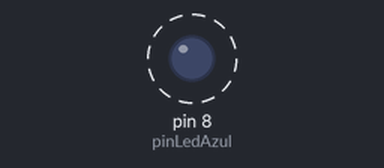
Bench run of a sketch on a simulated Arduino Uno, built with avr-gcc and run on an emulated ATmega328P. Shown: output pins drawn as LEDs (lit = HIGH). Dashed ring = blinking.

Above: at 0.4 s.
Timing chart, 0 to 3.0 s (numbered marks = the images above):
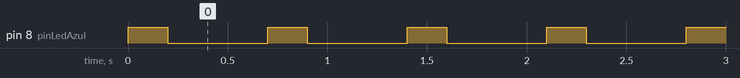

The sketch:

aula_24_hello_world1.ino
```cpp
/*
Autor: Bianca Castro
Nome do programa: pisca-pisca
Data: 19/02/25
Descrição: Meu primeiro programa em c
*/

#define pinLedAzul 8
#define tempoLigado 200
#define tempoDesligado 500

void setup() //Inicio de Arduino e roda uma vez
{
  pinMode(pinLedAzul,OUTPUT); // Define o pino do led como saida
}

void loop() // Roda em circulo o codigo abaixo
{
  digitalWrite (pinLedAzul,HIGH); // liga led
  delay (tempoLigado) ; // da uma pausa
  digitalWrite (pinLedAzul,LOW); // desliga led
  delay (tempoDesligado) ; // da uma pausa
 }
```

Measured:
- by itself, pin 8 (pinLedAzul): alternates HIGH for 0.20 s and LOW for 0.50 s
